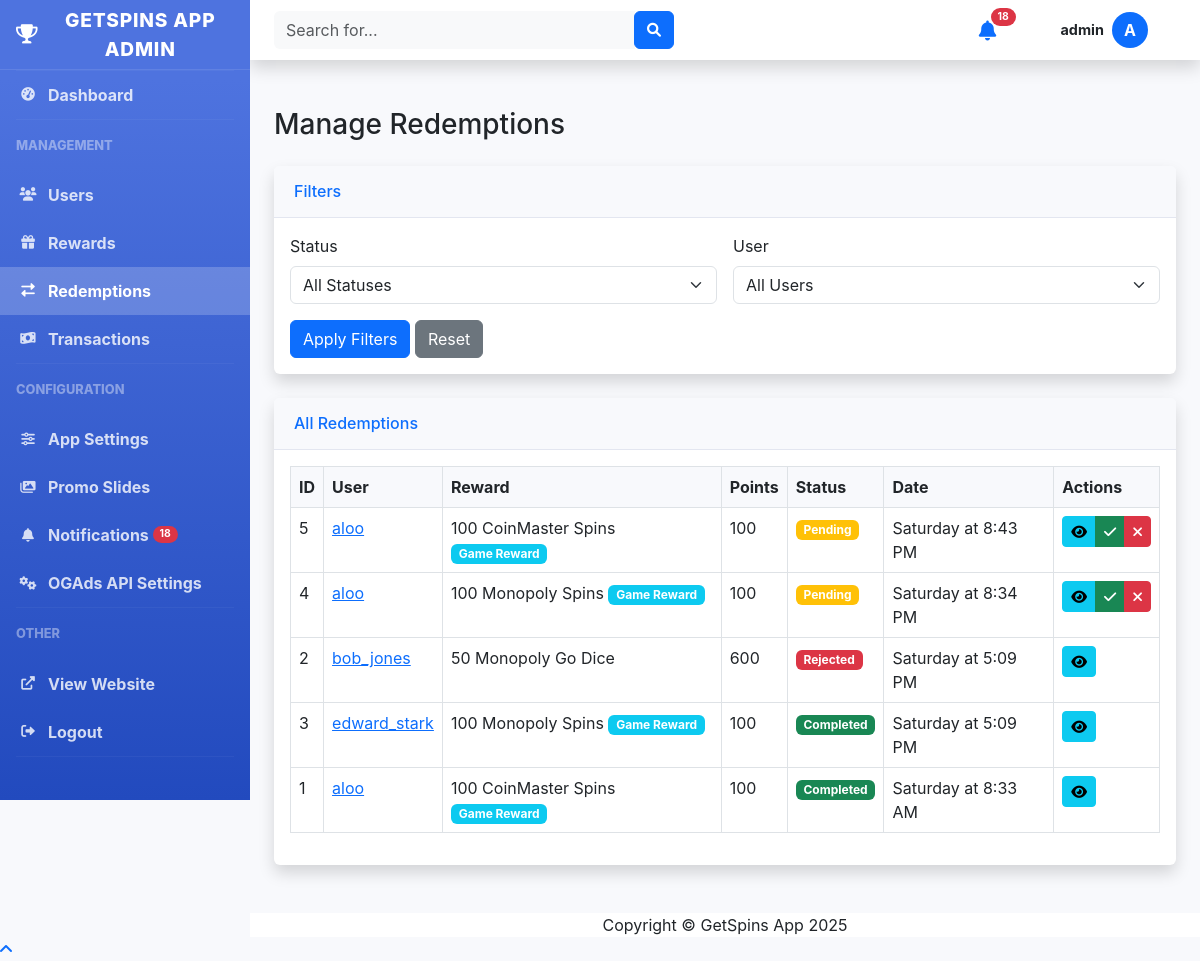
The app's page /admin/redemptions.php (signed in), older data.
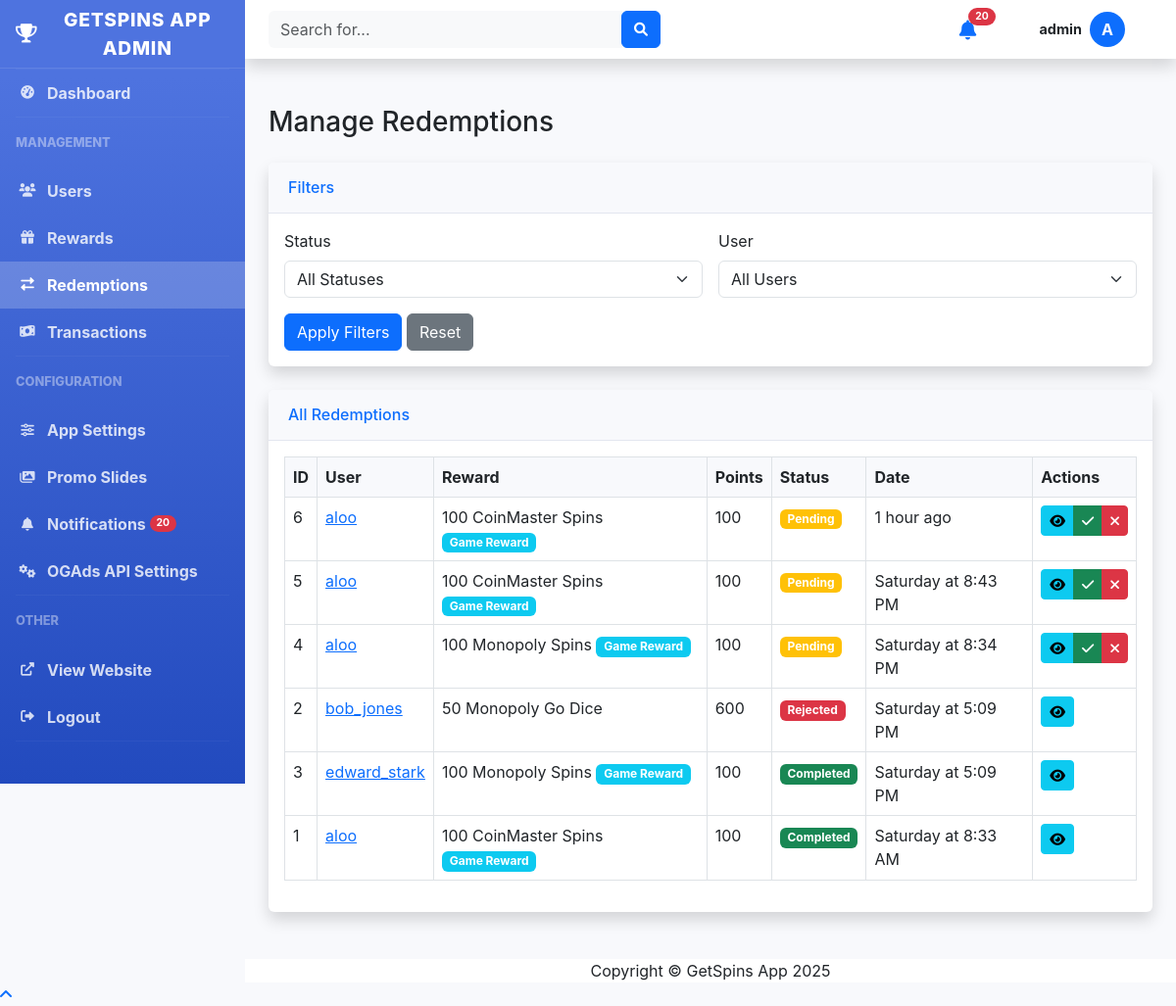
The same page, newer data.
### tables this page shows
CREATE TABLE settings (setting_key TEXT PRIMARY KEY, setting_value TEXT);

CREATE TABLE users (
            id INTEGER PRIMARY KEY AUTOINCREMENT,
            username TEXT NOT NULL UNIQUE,
            email TEXT NOT NULL UNIQUE,
            password TEXT NOT NULL,
            points INTEGER NOT NULL DEFAULT 0,
            is_admin INTEGER NOT NULL DEFAULT 0,
            created_at TIMESTAMP DEFAULT CURRENT_TIMESTAMP,
            updated_at TIMESTAMP DEFAULT CURRENT_TIMESTAMP
        , referral_code TEXT, referred_by INTEGER, is_blocked INTEGER DEFAULT 0 NOT NULL);

CREATE TABLE redemptions (
            id INTEGER PRIMARY KEY AUTOINCREMENT,
            user_id INTEGER NOT NULL,
            reward_id INTEGER NOT NULL,
            points_used INTEGER NOT NULL,
            status TEXT NOT NULL DEFAULT 'pending',
            created_at TIMESTAMP DEFAULT CURRENT_TIMESTAMP,
            updated_at TIMESTAMP DEFAULT CURRENT_TIMESTAMP, redemption_details TEXT,
            FOREIGN KEY (user_id) REFERENCES users(id) ON DELETE CASCADE,
            FOREIGN KEY (reward_id) REFERENCES rewards(id) ON DELETE CASCADE
        );

CREATE TABLE rewards (
            id INTEGER PRIMARY KEY AUTOINCREMENT,
            name TEXT NOT NULL,
            description TEXT,
            points_required INTEGER NOT NULL,
            is_active INTEGER NOT NULL DEFAULT 1,
            created_at TIMESTAMP DEFAULT CURRENT_TIMESTAMP,
            updated_at TIMESTAMP DEFAULT CURRENT_TIMESTAMP
        );

### includes/functions.php (called while the page is built, shortened)
<?php
function formatDate($date_string) {
    $date = new DateTime($date_string);
    $now = new DateTime();
    $diff = $now->diff($date);
    if ($diff->days == 0) {
        return $diff->h . " hour" . ($diff->h > 1 ? "s" : "") . " ago";
    } else if ($diff->days == 1) {
        return "Yesterday at " . $date->format('g:i A');
    } else if ($diff->days < 7) {
        return $date->format('l') . " at " . $date->format('g:i A');
    } else {
        return $date->format('M j, Y') . " at " . $date->format('g:i A');
    }
}
function formatPoints($points) {
    $pointsValue = intval($points);
    return number_format($pointsValue);
}
function getSetting($key, $default = null) {
    $db = Database::getInstance();
    $conn = $db->getConnection();
    try {
        $stmt = $conn->prepare("SELECT setting_value FROM settings WHERE setting_key = :key");
        $stmt->bindValue(':key', $key);
        $stmt->execute();
        $result = $stmt->fetch(PDO::FETCH_ASSOC);
        if ($result) {
            $value = $result['setting_value'];
            return $value;
        } else {
            return $default;
        }
    } catch (PDOException $e) {
        error_log("Error getting setting: " . $e->getMessage());
        return $default;
    }
}
?>

### includes/auth.php (called while the page is built, shortened)
<?php
class Auth {
    private $db;
    public function __construct() {
        $this->db = Database::getInstance();
    }
    public function getUser() {
        $user_id = $_SESSION['user_id'];
        $conn = $this->db->getConnection();
        try {
            $stmt = $conn->prepare("SELECT id, username, email, points, is_admin, created_at, referral_code, referred_by FROM users WHERE id = :user_id");
            $stmt->bindValue(':user_id', $user_id);
            $stmt->execute();
            $user = $stmt->fetch(PDO::FETCH_ASSOC);
            return $user;
        } catch (PDOException $e) {
            error_log('Error getting user: ' . $e->getMessage());
            return null;
        }
    }
}
?>

### admin/redemptions.php (the view, shortened to what the rows shown need)
<?php
require_once '../includes/config.php';
require_once '../includes/auth.php';
require_once '../includes/functions.php';
$db = Database::getInstance();
$conn = $db->getConnection();
$query = "
    SELECT r.*, u.username, rw.name as reward_name
    FROM redemptions r
    JOIN users u ON r.user_id = u.id
    JOIN rewards rw ON r.reward_id = rw.id
    WHERE 1=1
";
$query .= " ORDER BY r.created_at DESC";
try {
    $stmt = $conn->prepare($query);
    $stmt->execute();
    $redemptions = $stmt->fetchAll(PDO::FETCH_ASSOC);
} catch (PDOException $e) {
    error_log("Error fetching redemptions: " . $e->getMessage());
    $redemptions = [];
    $users = [];
}
include 'header.php';
?>
<div class="container-fluid">
    <div class="d-sm-flex align-items-center justify-content-between mb-4">
        <h1 class="h3 mb-0 text-gray-800">Manage Redemptions</h1>
    </div>
    <?php if (isset($action) && $action === 'view' && isset($redemption)): ?>
    <div class="card shadow mb-4">
        <div class="card-header py-3 d-flex flex-row align-items-center justify-content-between">
            <h6 class="m-0 font-weight-bold text-primary">Redemption Details</h6>
            <a href="redemptions.php" class="btn btn-sm btn-secondary">Back to Redemptions</a>
        </div>
        <div class="card-body">
            <div class="row mb-4">
                <div class="col-md-6">
                    <h5>Redemption Information</h5>
                    <table class="table">
                        <tr>
                            <th>ID:</th>
                            <td><?php echo $redemption['id']; ?></td>
                        </tr>
                        <tr>
                            <th>Reward:</th>
                            <td><?php echo htmlspecialchars($redemption['reward_name']); ?></td>
                        </tr>
                        <tr>
                            <th>Description:</th>
                            <td><?php echo htmlspecialchars($redemption['reward_description']); ?></td>
                        </tr>
                        <tr>
                            <th>Points Used:</th>
                            <td><?php echo formatPoints($redemption['points_used']); ?></td>
                        </tr>
                        <?php if (!empty($redemption['redemption_details']) && ($redemption['reward_id'] == 6 || $redemption['reward_id'] == 7)):
                            $details = json_decode($redemption['redemption_details'], true);
                            if ($details && isset($details['game_type']) && isset($details['username']) && isset($details['spins'])):
                        ?>
                        <tr>
                            <th>Game Type:</th>
                            <td><?php echo htmlspecialchars($details['game_type']); ?></td>
                        </tr>
                        <tr>
                            <th>Game Username:</th>
                            <td><?php echo htmlspecialchars($details['username']); ?></td>
                        </tr>
                        <tr>
                            <th>Spins:</th>
                            <td><?php echo htmlspecialchars($details['spins']); ?></td>
                        </tr>
                        <?php endif; endif; ?>
                        <tr>
                            <th>Status:</th>
                            <td>
                                <?php if ($redemption['status'] === 'pending'): ?>
                                <span class="badge bg-warning">Pending</span>
                                <?php elseif ($redemption['status'] === 'completed'): ?>
                                <span class="badge bg-success">Completed</span>
                                <?php else: ?>
                                <span class="badge bg-danger">Rejected</span>
                                <?php endif; ?>
                            </td>
                        </tr>
                        <tr>
                            <th>Date Requested:</th>
                            <td><?php echo formatDate($redemption['created_at']); ?></td>
                        </tr>
                        <tr>
                            <th>Last Updated:</th>
                            <td><?php echo formatDate($redemption['updated_at']); ?></td>
                        </tr>
                    </table>
                </div>
                <div class="col-md-6">
                    <h5>User Information</h5>
                    <table class="table">
                        <tr>
                            <th>Username:</th>
                            <td><?php echo htmlspecialchars($redemption['username']); ?></td>
                        </tr>
                        <tr>
                            <th>Email:</th>
                            <td><?php echo htmlspecialchars($redemption['email']); ?></td>
                        </tr>
                        <tr>
                            <th>User ID:</th>
                            <td><?php echo $redemption['user_id']; ?></td>
                        </tr>
                    </table>
                </div>
            </div>
            <div class="row">
                <div class="col-12">
                    <h5>Update Status</h5>
                    <div class="card">
                        <div class="card-body">
                            <form class="row g-3">
                                <div class="col-md-4">
                                    <a href="redemptions.php?action=update_status&id=<?php echo $redemption['id']; ?>&status=completed" class="btn btn-success <?php echo $redemption['status'] === 'completed' ? 'disabled' : ''; ?>">
                                        <i class="fas fa-check-circle"></i> Mark as Completed
                                    </a>
                                </div>
                                <div class="col-md-4">
                                    <a href="redemptions.php?action=update_status&id=<?php echo $redemption['id']; ?>&status=rejected" class="btn btn-danger <?php echo $redemption['status'] === 'rejected' ? 'disabled' : ''; ?>">
                                        <i class="fas fa-times-circle"></i> Mark as Rejected
                                    </a>
                                </div>
                                <div class="col-md-4">
                                    <a href="redemptions.php?action=update_status&id=<?php echo $redemption['id']; ?>&status=pending" class="btn btn-warning <?php echo $redemption['status'] === 'pending' ? 'disabled' : ''; ?>">
                                        <i class="fas fa-clock"></i> Mark as Pending
                                    </a>
                                </div>
                            </form>
                        </div>
                    </div>
                </div>
            </div>
        </div>
    </div>
    <?php else: ?>
    <div class="card shadow mb-4">
        <div class="card-body">
            <div class="table-responsive">
                <table class="table table-bordered" id="redemptionsTable" width="100%" cellspacing="0">
                    <thead>
                        <tr>
                            <th>ID</th>
                            <th>User</th>
                            <th>Reward</th>
                            <th>Points</th>
                            <th>Status</th>
                            <th>Date</th>
                            <th>Actions</th>
                        </tr>
                    </thead>
                    <tbody>
                        <?php if (count($redemptions) > 0): ?>
                            <?php foreach ($redemptions as $redemption): ?>
                            <tr>
                                <td><?php echo $redemption['id']; ?></td>
                                <td>
                                    <a href="users.php?action=view&id=<?php echo $redemption['user_id']; ?>">
                                        <?php echo htmlspecialchars($redemption['username']); ?>
                                    </a>
                                </td>
                                <td>
                                    <?php echo htmlspecialchars($redemption['reward_name']); ?>
                                    <?php if ($redemption['reward_id'] == 6 || $redemption['reward_id'] == 7): ?>
                                        <span class="badge bg-info">Game Reward</span>
                                    <?php endif; ?>
                                </td>
                                <td><?php echo formatPoints($redemption['points_used']); ?></td>
                                <td>
                                    <?php if ($redemption['status'] === 'pending'): ?>
                                    <span class="badge bg-warning">Pending</span>
                                    <?php elseif ($redemption['status'] === 'completed'): ?>
                                    <span class="badge bg-success">Completed</span>
                                    <?php else: ?>
                                    <span class="badge bg-danger">Rejected</span>
                                    <?php endif; ?>
                                </td>
                                <td><?php echo formatDate($redemption['created_at']); ?></td>
                                <td>
                                    <div class="btn-group" role="group">
                                        <a href="redemptions.php?action=view&id=<?php echo $redemption['id']; ?>" class="btn btn-sm btn-info">
                                            <i class="fas fa-eye"></i>
                                        </a>
                                        <?php if ($redemption['status'] === 'pending'): ?>
                                        <a href="redemptions.php?action=update_status&id=<?php echo $redemption['id']; ?>&status=completed" class="btn btn-sm btn-success">
                                            <i class="fas fa-check"></i>
                                        </a>
                                        <a href="redemptions.php?action=update_status&id=<?php echo $redemption['id']; ?>&status=rejected" class="btn btn-sm btn-danger">
                                            <i class="fas fa-times"></i>
                                        </a>
                                        <?php endif; ?>
                                    </div>
                                </td>
                            </tr>
                            <?php endforeach; ?>
                        <?php else: ?>
                        <tr>
                            <td colspan="7" class="text-center">No redemptions found</td>
                        </tr>
                        <?php endif; ?>
                    </tbody>
                </table>
            </div>
        </div>
    </div>
    <?php endif; ?>
</div>
<?php include 'footer.php'; ?>

### admin/header.php (shortened to what the rows shown need)
<?php
require_once '../includes/config.php';
require_once '../includes/auth.php';
require_once '../includes/functions.php';
$auth = new Auth();
$current_user = $auth->getUser();
$app_name = getSetting('app_name', APP_NAME);
?>
<!DOCTYPE html>
<html lang="en">
<head>
    <link href="https://cdn.jsdelivr.net/npm/bootstrap@5.3.0-alpha1/dist/css/bootstrap.min.css" rel="stylesheet">
    <link href="https://cdnjs.cloudflare.com/ajax/libs/font-awesome/6.0.0/css/all.min.css" rel="stylesheet">
</head>
<body>
    <div id="wrapper">
        <?php include 'sidebar.php'; ?>
        <div id="content-wrapper" class="d-flex flex-column">
            <div id="content">
                <nav class="navbar navbar-expand navbar-light bg-white topbar mb-4 static-top shadow" style="height: 60px;">
                    <ul class="navbar-nav ml-auto">
                        <li class="nav-item dropdown no-arrow">
                            <a class="nav-link dropdown-toggle d-flex align-items-center" href="#" id="userDropdown" role="button" data-bs-toggle="dropdown" aria-expanded="false" style="padding: 0.75rem 1rem;">
                                <span class="me-2 text-dark" style="font-size: 0.9rem;"><?php echo htmlspecialchars($current_user['username']); ?></span>
                                <div class="rounded-circle bg-primary text-white d-flex align-items-center justify-content-center" style="width: 36px; height: 36px;"><?php echo strtoupper(substr($current_user['username'], 0, 1)); ?></div>
                            </a>
                        </li>
                    </ul>
                </nav>

### admin/sidebar.php (shortened to what the rows shown need)
<div class="sidebar">
    <a class="sidebar-brand d-flex align-items-center justify-content-center" href="index.php">
        <div class="sidebar-brand-icon">
            <i class="fas fa-trophy"></i>
        </div>
        <div class="sidebar-brand-text ms-2"><?php echo $app_name; ?> Admin</div>
    </a>
</div>

Row changes from the older to the newer data that the page shows:
added redemptions: id "6", user.username "aloo", reward.name "100 CoinMaster Spins", shows "Game Reward", points_used "100", status "Pending", created_at "1 hour ago"
Text that changed along with them:
$unread_count: "18" → "20"
